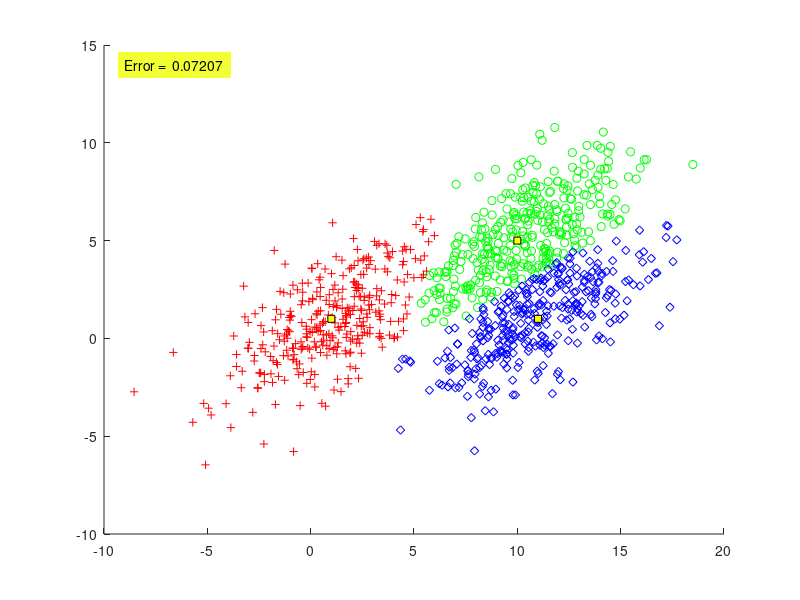

The MATLAB script that drew this image:
function Pe=P2_5_Mahalanobis()
N=1000;
m=[1 10 11;1 5 1];
S(:,:,1)=[7 4;4 5];
S(:,:,2)=[7 4;4 5];
S(:,:,3)=[7 4;4 5];
P=[1/3 1/3 1/3 ];

%% (A)
X=[];
y=[];
[l,c]=size(m);
for j=1:c
% Generating the [p(j)*N)] vectors from each distribution
temp=mvnrnd(m(:,j),S(:,:,j),fix(P(j)*N));
% The total number of points may be slightly less than N
% due to the fix operator
X=[X ;temp];
y=[y ones(1,fix(P(j)*N))*j];
end

%% B
% l=dimensionality, c=no. of classes
[l,N]=size(X'); % N=no. of vectors
for i=1:N
for j=1:c
 t(j)=sqrt((X(i,:)'-m(:,j))'*inv(S(:,:,j))*...
    (X(i,:)'-m(:,j)));

end
% Determining the maximum quantity Pi*p(x|wi)
 [num,z(i)]=min(t(:));
end
plot_data(X,z,m);
%% C
Pe=compute_error(y,z);
xx=axis;

text(xx(1)+1,xx(4)-1,...
['Error =  ' num2str(Pe,4)],...
'HorizontalAlignment','left',... 
 'BackgroundColor',[.95 1 0.2],...
 'Margin',5);
end
%%
function clas_error=compute_error(y,y_est)
[q,N]=size(y); % N= no. of vectors
c=max(y); % Determining the number of classes
clas_error=0; % Counting the misclassified vectors
for i=1:N
if(y(i) ~= y_est(i))
clas_error=clas_error+1;
end
end
% Computing the classification error
clas_error =clas_error/N;
end
%% 
function plot_data(X,y,m)
[l,N]=size(X'); % N=no. of data vectors, l=dimensionality
[l,c]=size(m); % c=no. of classes
if(l ~=2)
fprintf('NO PLOT CAN BE GENERATED\n')
return
end
pale=['r+'; 'go'; 'bd'];
figure(2)
% Plot of the data vectors
hold on

for k=1:N
plot(X(k,1),X(k,2),pale(y(k),:))
end
% Plot of the class means
for j=1:c
plot(m(1,j),m(2,j),'--ks',...
                'MarkerFaceColor','y',...
                'MarkerSize',5)
end
end
